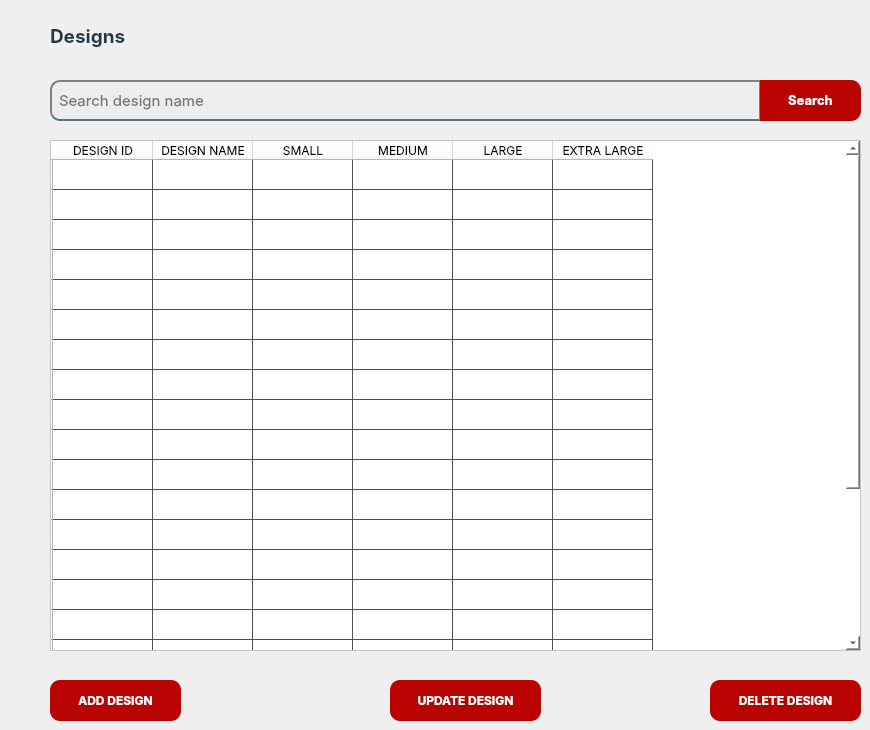
    <widget class="QWidget" name="designs">
     <widget class="QTableWidget" name="tableWidget">
      <property name="geometry">
       <rect>
        <x>50</x>
        <y>140</y>
        <width>811</width>
        <height>511</height>
       </rect>
      </property>
      <property name="font">
       <font>
        <family>Inter</family>
       </font>
      </property>
      <property name="styleSheet">
       <string notr="true">
background-color:white;
gridline-color: rgb(79, 79, 79);
selection-background-color: rgb(255, 172, 172);</string>
      </property>
      <row>
       <property name="text">
        <string/>
       </property>
      </row>
      <row>
       <property name="text">
        <string/>
       </property>
      </row>
      <row>
       <property name="text">
        <string/>
       </property>
      </row>
      <row>
       <property name="text">
        <string/>
       </property>
      </row>
      <row>
       <property name="text">
        <string/>
       </property>
      </row>
      <row>
       <property name="text">
        <string/>
       </property>
      </row>
      <row>
       <property name="text">
        <string/>
       </property>
      </row>
      <row>
       <property name="text">
        <string/>
       </property>
      </row>
      <row>
       <property name="text">
        <string/>
       </property>
      </row>
      <row>
       <property name="text">
        <string/>
       </property>
      </row>
      <row>
       <property name="text">
        <string/>
       </property>
      </row>
      <row>
       <property name="text">
        <string/>
       </property>
      </row>
      <row>
       <property name="text">
        <string/>
       </property>
      </row>
      <row>
       <property name="text">
        <string/>
       </property>
      </row>
      <row>
       <property name="text">
        <string/>
       </property>
      </row>
      <row>
       <property name="text">
        <string/>
       </property>
      </row>
      <row>
       <property name="text">
        <string/>
       </property>
      </row>
      <row>
       <property name="text">
        <string/>
       </property>
      </row>
      <row>
       <property name="text">
        <string/>
       </property>
      </row>
      <row>
       <property name="text">
        <string/>
       </property>
      </row>
      <row>
       <property name="text">
        <string/>
       </property>
      </row>
      <row>
       <property name="text">
        <string/>
       </property>
      </row>
      <row>
       <property name="text">
        <string/>
       </property>
      </row>
      <column>
       <property name="text">
        <string>DESIGN ID</string>
       </property>
       <property name="background">
        <color>
         <red>84</red>
         <green>84</green>
         <blue>84</blue>
        </color>
       </property>
      </column>
      <column>
       <property name="text">
        <string>DESIGN NAME</string>
       </property>
      </column>
      <column>
       <property name="text">
        <string>SMALL</string>
       </property>
       <property name="font">
        <font>
         <family>Inter</family>
         <weight>50</weight>
         <bold>false</bold>
         <strikeout>false</strikeout>
        </font>
       </property>
       <property name="background">
        <color>
         <red>129</red>
         <green>129</green>
         <blue>129</blue>
        </color>
       </property>
       <property name="foreground">
        <brush brushstyle="SolidPattern">
         <color alpha="255">
          <red>0</red>
          <green>0</green>
          <blue>0</blue>
         </color>
        </brush>
       </property>
      </column>
      <column>
       <property name="text">
        <string>MEDIUM</string>
       </property>
      </column>
      <column>
       <property name="text">
        <string>LARGE</string>
       </property>
      </column>
      <column>
       <property name="text">
        <string>EXTRA LARGE</string>
       </property>
      </column>
      <item row="0" column="0">
       <property name="text">
        <string/>
       </property>
       <property name="font">
        <font>
         <family>Inter</family>
        </font>
       </property>
      </item>
     </widget>
     <widget class="QLineEdit" name="search_bar">
      <property name="geometry">
       <rect>
        <x>50</x>
        <y>80</y>
        <width>711</width>
        <height>41</height>
       </rect>
      </property>
      <property name="font">
       <font>
        <family>Inter</family>
        <pointsize>11</pointsize>
       </font>
      </property>
      <property name="styleSheet">
       <string notr="true">color:black;
border:2px solid gray;
border-bottom:2px solid rgba(46,82,101,200);
background-color:rgb(237,237,237);

padding: 5px;
border-top-left-radius: 10px;
    border-bottom-left-radius: 10px; 
    border-top-right-radius: 0px; 
    border-bottom-right-radius: 0px; </string>
      </property>
      <property name="text">
       <string/>
      </property>
      <property name="frame">
       <bool>true</bool>
      </property>
      <property name="cursorPosition">
       <number>0</number>
      </property>
      <property name="placeholderText">
       <string>Search design name</string>
      </property>
      <property name="cursorMoveStyle">
       <enum>Qt::LogicalMoveStyle</enum>
      </property>
      <property name="clearButtonEnabled">
       <bool>true</bool>
      </property>
     </widget>
     <widget class="QPushButton" name="searchbutton">
      <property name="geometry">
       <rect>
        <x>760</x>
        <y>80</y>
        <width>101</width>
        <height>41</height>
       </rect>
      </property>
      <property name="font">
       <font>
        <family>Inter</family>
        <pointsize>10</pointsize>
        <weight>75</weight>
        <bold>true</bold>
       </font>
      </property>
      <property name="cursor">
       <cursorShape>ArrowCursor</cursorShape>
      </property>
      <property name="styleSheet">
       <string notr="true">background-color: rgb(184,3,1);

color:#fff;
border-top-left-radius: 0px; /* Round top-left corner */
border-bottom-left-radius: 0px; /* Round bottom-left corner */
border-top-right-radius: 10px; /* No rounding for top-right corner */
border-bottom-right-radius: 10px; </string>
      </property>
      <property name="text">
       <string>Search</string>
      </property>
      <property name="checkable">
       <bool>true</bool>
      </property>
     </widget>
     <widget class="QLabel" name="label_26">
      <property name="geometry">
       <rect>
        <x>50</x>
        <y>20</y>
        <width>251</width>
        <height>31</height>
       </rect>
      </property>
      <property name="font">
       <font>
        <family>Inter</family>
        <pointsize>14</pointsize>
        <weight>75</weight>
        <bold>true</bold>
       </font>
      </property>
      <property name="styleSheet">
       <string notr="true">border: none;
color:#1F384C;
background-color: none;</string>
      </property>
      <property name="text">
       <string>Designs</string>
      </property>
     </widget>
     <widget class="QPushButton" name="add_design_button">
      <property name="geometry">
       <rect>
        <x>50</x>
        <y>680</y>
        <width>131</width>
        <height>41</height>
       </rect>
      </property>
      <property name="font">
       <font>
        <family>Inter</family>
        <pointsize>9</pointsize>
        <weight>75</weight>
        <bold>true</bold>
       </font>
      </property>
      <property name="cursor">
       <cursorShape>ArrowCursor</cursorShape>
      </property>
      <property name="styleSheet">
       <string notr="true">background-color: rgb(184,3,1);

color:#fff;
border-top-left-radius: 10px; /* Round top-left corner */
border-bottom-left-radius: 10px; /* Round bottom-left corner */
border-top-right-radius: 10px; /* No rounding for top-right corner */
border-bottom-right-radius: 10px; </string>
      </property>
      <property name="text">
       <string>ADD DESIGN</string>
      </property>
      <property name="checkable">
       <bool>true</bool>
      </property>
     </widget>
     <widget class="QPushButton" name="delete_design_button">
      <property name="geometry">
       <rect>
        <x>710</x>
        <y>680</y>
        <width>151</width>
        <height>41</height>
       </rect>
      </property>
      <property name="font">
       <font>
        <family>Inter</family>
        <pointsize>9</pointsize>
        <weight>75</weight>
        <bold>true</bold>
       </font>
      </property>
      <property name="cursor">
       <cursorShape>ArrowCursor</cursorShape>
      </property>
      <property name="styleSheet">
       <string notr="true">background-color: rgb(184,3,1);

color:#fff;
border-top-left-radius: 10px; /* Round top-left corner */
border-bottom-left-radius: 10px; /* Round bottom-left corner */
border-top-right-radius: 10px; /* No rounding for top-right corner */
border-bottom-right-radius: 10px; </string>
      </property>
      <property name="text">
       <string>DELETE DESIGN</string>
      </property>
      <property name="checkable">
       <bool>true</bool>
      </property>
     </widget>
     <widget class="QPushButton" name="update_design_button">
      <property name="geometry">
       <rect>
        <x>390</x>
        <y>680</y>
        <width>151</width>
        <height>41</height>
       </rect>
      </property>
      <property name="font">
       <font>
        <family>Inter</family>
        <pointsize>9</pointsize>
        <weight>75</weight>
        <bold>true</bold>
       </font>
      </property>
      <property name="cursor">
       <cursorShape>ArrowCursor</cursorShape>
      </property>
      <property name="styleSheet">
       <string notr="true">background-color: rgb(184,3,1);

color:#fff;
border-top-left-radius: 10px; /* Round top-left corner */
border-bottom-left-radius: 10px; /* Round bottom-left corner */
border-top-right-radius: 10px; /* No rounding for top-right corner */
border-bottom-right-radius: 10px; </string>
      </property>
      <property name="text">
       <string>UPDATE DESIGN</string>
      </property>
      <property name="checkable">
       <bool>true</bool>
      </property>
     </widget>
    </widget>
